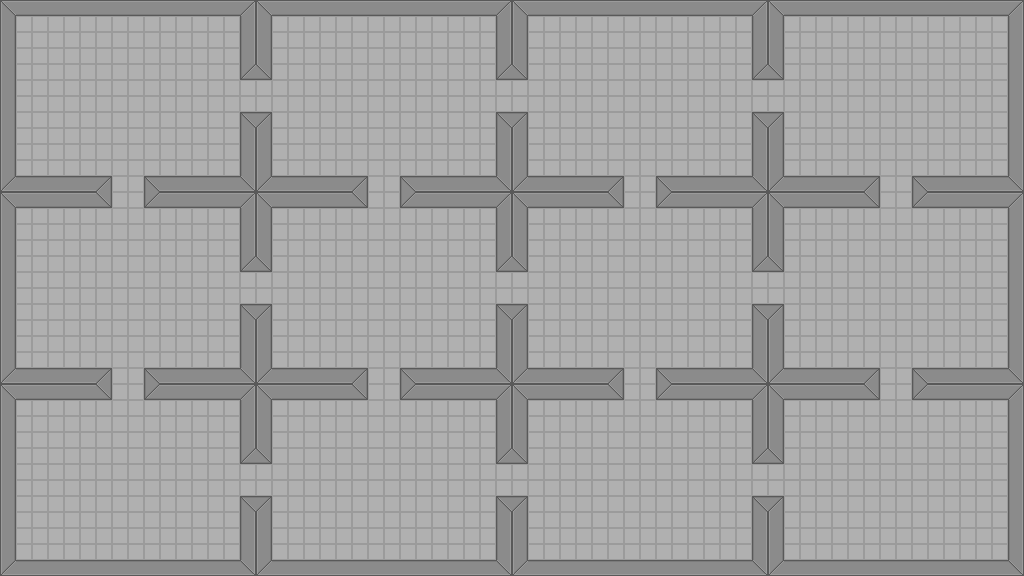

Below is a game level as drawn by its tile map, then a one-line description and the .tmx that defines it (tile-layer data replaced by summaries):
An orthogonal 64x36 tile map with 16x16 px tiles, 1 tile layer (layer1), 2 tilesets and 33 objects (32x Wall, Player).

<map version="1.2" tiledversion="1.2.4" orientation="orthogonal" renderorder="right-down" width="64" height="36" tilewidth="16" tileheight="16" infinite="0" nextlayerid="20" nextobjectid="143">
 <tileset firstgid="1" source="sample_tileset.tsx" />
 <tileset firstgid="7" source="sample_dungeon.tsx" />
 <layer id="16" name="layer1" width="64" height="36">
  <properties>
   <property name="layer" type="int" value="1" />
  </properties>
  <data>[2304 cells, 2304 non-empty, 13 distinct tile ids]</data>
 </layer>
 <objectgroup id="19" name="walls">
  <object id="82" name="Wall" x="0" y="0" width="1024" height="16" />
  <object id="84" name="Wall" x="144" y="176" width="224" height="32" />
  <object id="85" name="Wall" x="0" y="16" width="16" height="544" />
  <object id="86" name="Wall" x="240" y="16" width="32" height="64" />
  <object id="87" name="Wall" x="240" y="112" width="32" height="64" />
  <object id="88" name="Wall" x="240" y="208" width="32" height="64" />
  <object id="89" name="Wall" x="144" y="368" width="224" height="32" />
  <object id="90" name="Wall" x="240" y="304" width="32" height="64" />
  <object id="91" name="Wall" x="240" y="400" width="32" height="64" />
  <object id="92" name="Wall" x="400" y="176" width="224" height="32" />
  <object id="93" name="Wall" x="496" y="112" width="32" height="64" />
  <object id="94" name="Wall" x="496" y="208" width="32" height="64" />
  <object id="95" name="Wall" x="656" y="176" width="224" height="32" />
  <object id="96" name="Wall" x="752" y="112" width="32" height="64" />
  <object id="97" name="Wall" x="752" y="208" width="32" height="64" />
  <object id="98" name="Wall" x="400" y="368" width="224" height="32" />
  <object id="99" name="Wall" x="496" y="304" width="32" height="64" />
  <object id="100" name="Wall" x="496" y="400" width="32" height="64" />
  <object id="101" name="Wall" x="656" y="368" width="224" height="32" />
  <object id="102" name="Wall" x="752" y="304" width="32" height="64" />
  <object id="103" name="Wall" x="752" y="400" width="32" height="64" />
  <object id="104" name="Wall" x="0" y="560" width="1024" height="16" />
  <object id="105" name="Wall" x="1008" y="16" width="16" height="544" />
  <object id="106" name="Wall" x="16" y="368" width="96" height="32" />
  <object id="107" name="Wall" x="912" y="368" width="96" height="32" />
  <object id="108" name="Wall" x="912" y="176" width="96" height="32" />
  <object id="109" name="Wall" x="496" y="16" width="32" height="64" />
  <object id="110" name="Wall" x="752" y="16" width="32" height="64" />
  <object id="111" name="Wall" x="240" y="496" width="32" height="64" />
  <object id="112" name="Wall" x="496" y="496" width="32" height="64" />
  <object id="113" name="Wall" x="752" y="496" width="32" height="64" />
  <object id="117" name="Wall" x="16" y="176" width="96" height="32" />
 </objectgroup>
 <objectgroup id="18" name="sprites">
  <object id="79" name="Player" x="112" y="80" width="16" height="16" />
 </objectgroup>
</map>